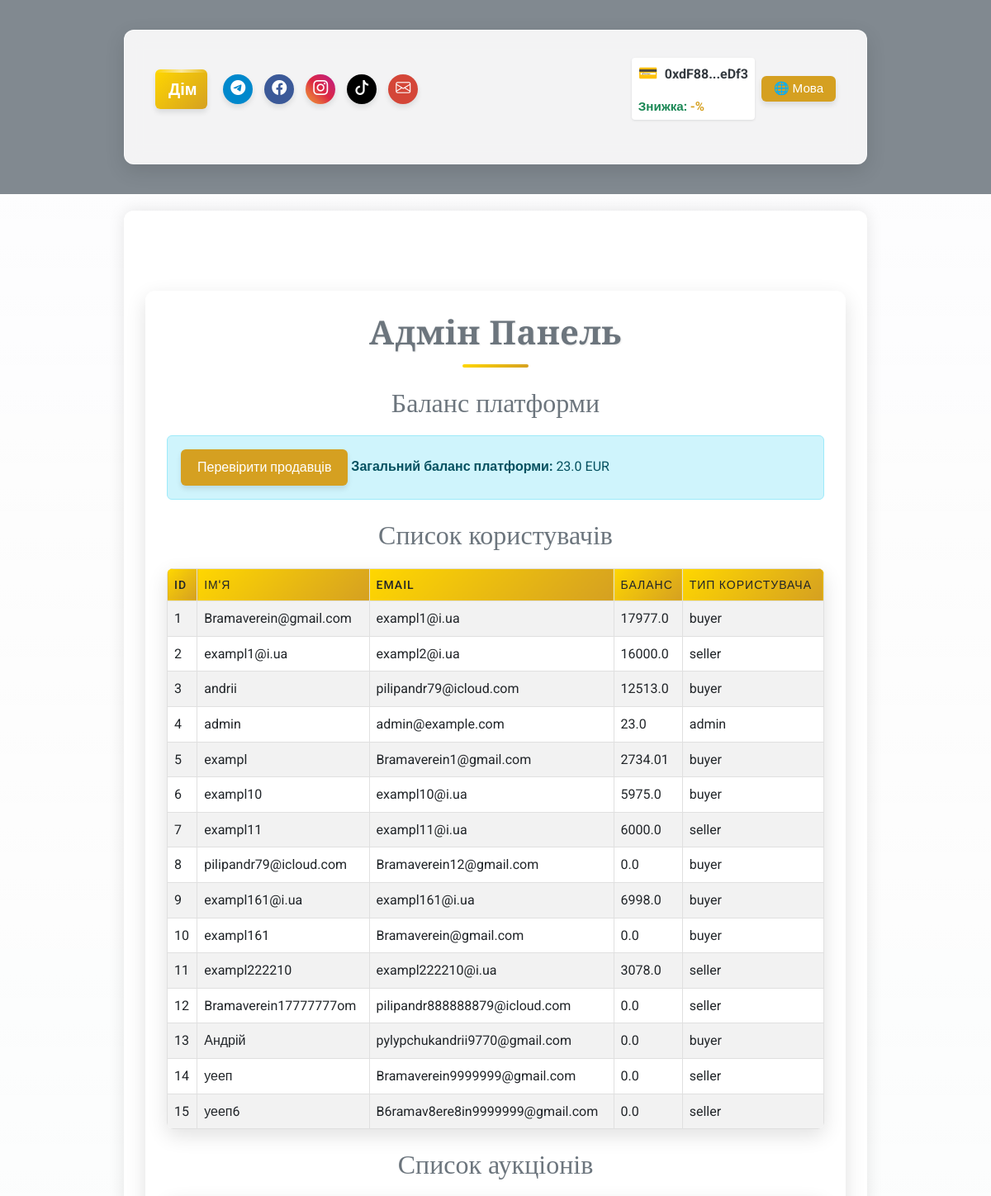
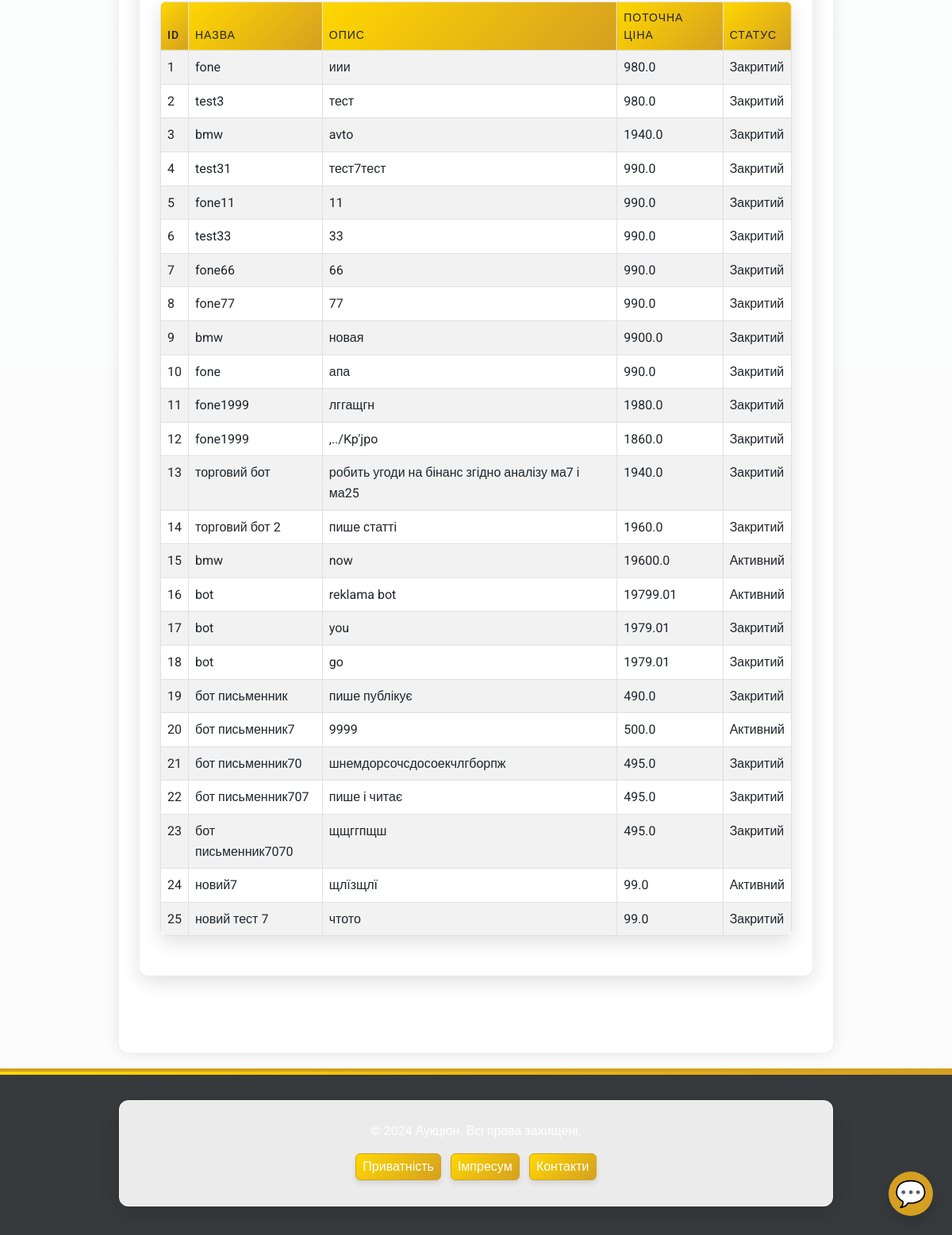
Screenshot of /admin/dashboard (signed in) with the database file from the repository (2 pictures, top to bottom).
### app/models/user.py (models this page shows, shortened)
class User(UserMixin, db.Model):
    __tablename__ = 'users'
    id = db.Column(db.Integer, primary_key=True)
    username = db.Column(db.String(80), nullable=False, unique=True)
    email = db.Column(db.String(120), nullable=False, unique=True)
    password_hash = db.Column(db.String(128), nullable=False)
    balance = db.Column(db.Float, default=0.0)
    platform_balance = db.Column(db.Float, default=0.0)  # Баланс платформи
    user_type = db.Column(db.String(10), nullable=False)  # "buyer", "seller", "admin"
    is_admin = db.Column(db.Boolean, default=False)  # Поле для адміністратора
    wallet_address = db.Column(db.String(42), nullable=True)  # Адреса криптогаманця
    verification_document = db.Column(db.String(255))
    is_verified = db.Column(Boolean, default=False)
    company_name = db.Column(db.String(255))
    tax_id = db.Column(db.String(64))
    language = db.Column(db.String(5), default='ua')  # 'ua', 'en', 'de'
    auctions_created = db.relationship('Auction', foreign_keys='Auction.seller_id', backref='seller', lazy=True)
    auctions_won = db.relationship('Auction', foreign_keys='Auction.winner_id', backref='winner', lazy=True)
    auction_participations = db.relationship('AuctionParticipant', back_populates='user', lazy=True)

### app/models/auction.py (models this page shows, shortened)
class Auction(db.Model):
    __tablename__ = 'auctions'
    id = db.Column(db.Integer, primary_key=True)
    title = db.Column(db.String(255), nullable=False)
    description = db.Column(db.Text, nullable=False)
    starting_price = db.Column(db.Float, nullable=False)
    current_price = db.Column(db.Float, nullable=False)
    seller_id = db.Column(db.Integer, db.ForeignKey('users.id'), nullable=False)
    total_participants = db.Column(db.Integer, default=0, nullable=False)
    is_active = db.Column(db.Boolean, default=True, nullable=False)
    winner_id = db.Column(db.Integer, db.ForeignKey('users.id'), nullable=True)
    total_earnings = db.Column(db.Float, default=0.0, nullable=False)
    created_at = db.Column(db.DateTime, default=db.func.now(), nullable=False)
    updated_at = db.Column(db.DateTime, default=db.func.now(), onupdate=db.func.now(), nullable=False)
    photos = db.Column(JSON, default=list)  # Поле для зберігання шляхів до фото у форматі JSON
    is_confirmed = db.Column(db.Boolean, default=False, nullable=False)  # Чи підтверджено отримання товару
    main_photo_idx = db.Column(db.Integer, default=0)  # Індекс головного фото
    participants = relationship(
        'AuctionParticipant', back_populates='auction', cascade='all, delete-orphan', lazy='dynamic'
    )

### app/routes/admin_routes.py (the view)
@admin_bp.route('/dashboard', methods=['GET'])
@login_required
def admin_dashboard():
    if not current_user.is_admin:
        return "Доступ заборонено", 403
    users = User.query.all()
    auctions = Auction.query.all()
    admin_balance = current_user.balance  # Поточний баланс адміністратора
    return render_template('admin/dashboard.html',
                           users=users,
                           auctions=auctions,
                           admin_balance=admin_balance,
                           lang=session.get('lang', 'ua'),
                           ui_text=ui_text)

### app/utils/i18n_ui.py (called while the page is built)
def ui_text(key, lang):
    return ui_translations.get(key, {}).get(lang, ui_translations.get(key, {}).get('ua', key))

### app/templates/admin/dashboard.html (shortened to what this page needs)
{% extends "base.html" %}
{% block content %}
<div class="container my-5">
    <h1 class="text-center text-secondary">Адмін Панель</h1>
    <section class="my-4">
        <h2 class="text-secondary">Баланс платформи</h2>
        <div class="alert alert-info">
        <a href="{{ url_for('admin.verify_sellers') }}" class="btn btn-outline-info">Перевірити продавців</a>
            <strong>Загальний баланс платформи:</strong> {{ admin_balance }} EUR
        </div>
    </section>
    <section class="my-4">
        <h2 class="text-secondary">Список користувачів</h2>
        <table class="table table-striped">
            <thead>
                <tr>
                    <th>ID</th>
                    <th>Ім'я</th>
                    <th>Email</th>
                    <th>Баланс</th>
                    <th>Тип користувача</th>
                </tr>
            </thead>
            <tbody>
                {% for user in users %}
                <tr>
                    <td>{{ user.id }}</td>
                    <td>{{ user.username }}</td>
                    <td>{{ user.email }}</td>
                    <td>{{ user.balance }}</td>
                    <td>{{ user.user_type }}</td>
                </tr>
                {% endfor %}
            </tbody>
        </table>
    </section>
    <section class="my-4">
        <h2 class="text-secondary">Список аукціонів</h2>
        <table class="table table-striped">
            <thead>
                <tr>
                    <th>ID</th>
                    <th>Назва</th>
                    <th>Опис</th>
                    <th>Поточна ціна</th>
                    <th>Статус</th>
                </tr>
            </thead>
            <tbody>
                {% for auction in auctions %}
                <tr>
                    <td>{{ auction.id }}</td>
                    <td>{{ auction.title }}</td>
                    <td>{{ auction.description }}</td>
                    <td>{{ auction.current_price }}</td>
                    <td>{{ 'Активний' if auction.is_active else 'Закритий' }}</td>
                </tr>
                {% endfor %}
            </tbody>
        </table>
    </section>
</div>
{% endblock %}

### app/templates/base.html (shortened to what this page needs)
<!DOCTYPE html>
<html lang="{{ lang if lang else 'uk' }}">
<head>
    <link href="https://cdn.jsdelivr.net/npm/bootstrap@5.3.0/dist/css/bootstrap.min.css" rel="stylesheet">
    <link rel="stylesheet" href="https://cdn.jsdelivr.net/npm/bootstrap-icons@1.11.1/font/bootstrap-icons.css">
    <link rel="stylesheet" href="{{ url_for('static', filename='css/custom.css') }}?v={{ range(1, 100000) | random }}">
</head>
<body class="bg-light text-dark" style="font-family: 'Roboto', sans-serif;">
    <div class="video-background">
    </div>
    <header class="bg-secondary text-white py-3" style="background-color: rgba(108, 117, 125, 0.85) !important;">
        <div class="container">
            <nav class="navbar navbar-expand-lg navbar-dark">                <div class="container-fluid">                    <a class="navbar-brand fw-bold home-button" href="/">{{ ui_text('home', lang) }}</a>
                    <div class="d-flex align-items-center w-100 justify-content-between header-content">
                        <div class="d-flex gap-2 align-items-center header-social">
                            <a href="https://t.me/your_channel" class="social-button telegram-color" title="{{ ui_text('telegram', lang) }}"
                                target="_blank">
                                <i class="bi bi-telegram"></i>
                            </a>
                            <a href="https://facebook.com/your_page" class="social-button facebook-color" title="{{ ui_text('facebook', lang) }}"
                                target="_blank">
                                <i class="bi bi-facebook"></i>
                            </a>
                            <a href="https://instagram.com/your_page" class="social-button instagram-color" title="{{ ui_text('instagram', lang) }}"
                                target="_blank">
                                <i class="bi bi-instagram"></i>
                            </a>
                            <a href="https://tiktok.com/@your_page" class="social-button tiktok-color" title="{{ ui_text('tiktok', lang) }}"
                                target="_blank">
                                <i class="bi bi-tiktok"></i>
                            </a>
                            <a href="mailto:info@yourdomain.com" class="social-button email-color" title="{{ ui_text('email', lang) }}">
                                <i class="bi bi-envelope"></i>
                            </a>
                        </div>
                        <div class="d-flex align-items-center ms-3 header-controls">
                            {% if current_user.is_authenticated %}
                            {% if current_user.wallet_address %}
                            <div class="wallet-widget">                                <div class="wallet-address-container">
                                    <span class="wallet-icon">&#128179;</span>
                                    <span id="wallet-address-short" title="{{ ui_text('copy_address', lang) }}" data-full-address="{{ current_user.wallet_address }}" class="text-truncate-item">
                                        {{ current_user.wallet_address[:6] }}...{{ current_user.wallet_address[-4:] }}
                                    </span>
                                </div>                                {% if user_discount is not none %}
                                <div class="small text-success fw-bold mt-1 wallet-discount text-truncate-item">
                                    {{ ui_text('token_discount', lang) }}: <span style="color:#d5a021;">-{{ user_discount }}%</span>
                                </div>
                                {% endif %}
                            </div>                            {% else %}                            <button onclick="connectWallet()" class="btn btn-outline-warning btn-sm ms-2 wallet-connect-btn text-truncate-item">
                                {{ ui_text('connect_wallet', lang) }}&nbsp;&#128179;
                            </button>
                            {% endif %}
                            {% endif %}
                                                        <div class="ms-2 language-switcher">
                                <div class="dropdown">
                                    <button class="btn btn-outline-light btn-sm py-1 px-2 dropdown-toggle text-truncate-item" type="button"
                                        id="langDropdown" data-bs-toggle="dropdown" aria-expanded="false">
                                        🌐 {{ ui_text('language', lang) }}
                                    </button>
                                </div>
                            </div>
                        </div>
                    </div>
                </div>
            </nav>
        </div>    </header>    <main class="container py-5" style="background-color: rgba(255, 255, 255, 0.85); border-radius: 12px; box-shadow: 0 0 20px rgba(0, 0, 0, 0.1);">
        {% block content %}{% endblock %}
    </main>    <footer class="bg-dark text-white py-3 mt-auto" style="background-color: rgba(33, 37, 41, 0.9) !important;">        <div class="container text-center">
            <p class="mb-2">&copy; 2024 {{ ui_text('app_name', lang) }}. {{ ui_text('rights_reserved', lang) }}</p>
            <div class="d-flex justify-content-center gap-2 flex-wrap footer-buttons">
                <a href="{{ url_for('main.privacy') }}" class="btn btn-outline-warning btn-sm footer-btn text-truncate-item">{{ ui_text('privacy_policy', lang) }}</a>
                <a href="{{ url_for('main.impressum') }}" class="btn btn-outline-warning btn-sm footer-btn text-truncate-item">{{ ui_text('impressum', lang) }}</a>
                <a href="{{ url_for('main.contacts') }}" class="btn btn-outline-warning btn-sm footer-btn text-truncate-item">{{ ui_text('contacts', lang) }}</a>
            </div>
        </div>
    </footer>
    <div id="assistant-widget">
        <button id="assistant-open-btn" class="btn btn-primary rounded-circle shadow">
            <span aria-label="{{ ui_text('chatbot', lang) }}" title="{{ ui_text('chatbot', lang) }}">💬</span>
        </button>
    </div>
</body>
</html>

### app/templates/base.html (style rules this page uses)
.text-truncate-item { white-space: nowrap; overflow: hidden; text-overflow: ellipsis; max-width: 100%; }
.video-background { position: fixed; top: 0; left: 0; width: 100%; height: 100%; z-index: -2; overflow: hidden; }
.wallet-widget { display: flex; align-items: center; background-color: white; padding: 0.25rem 0.5rem; border-radius: 0.25rem; box-shadow: 0 1px 3px rgba(0, 0, 0, 0.1); gap: 8px; flex-direction: column; align-items: flex-start; max-width: 100%; }
.wallet-address-container { display: flex; align-items: center; gap: 8px; max-width: 100%; overflow: hidden; }
.wallet-icon { font-size: 1.2em; color: #28a745; }
#wallet-address-short { text-overflow: ellipsis; overflow: hidden; white-space: nowrap; cursor: pointer; font-weight: bold; color: #343a40; }
.wallet-discount { font-size: 0.95em; max-width: 100%; }
.language-switcher button { font-size: 0.95em; min-width: 90px; }
.footer-btn { min-width: 85px; text-overflow: ellipsis; overflow: hidden; white-space: nowrap; padding: 4px 8px; margin: 2px; }
#assistant-widget { position: fixed; bottom: 24px; right: 24px; z-index: 9999; }
#assistant-open-btn { width: 56px; height: 56px; font-size: 2em; display: flex; align-items: center; justify-content: center; }

### rows the page displays
User: wallet_address "0xdF88", wallet_address "eDf3", balance "23.0", id "4", username "admin", email "admin@example.com", user_type "admin"
User: id "1", username "Bramaverein@gmail.com", email "exampl1@i.ua", balance "17977.0", user_type "buyer"
User: id "2", username "exampl1@i.ua", email "exampl2@i.ua", balance "16000.0", user_type "seller"
User: id "3", username "andrii", email "pilipandr79@icloud.com", balance "12513.0", user_type "buyer"
User: id "5", username "exampl", email "Bramaverein1@gmail.com", balance "2734.01", user_type "buyer"
User: id "6", username "exampl10", email "exampl10@i.ua", balance "5975.0", user_type "buyer"
User: id "7", username "exampl11", email "exampl11@i.ua", balance "6000.0", user_type "seller"
User: id "8", username "pilipandr79@icloud.com", email "Bramaverein12@gmail.com", balance "0.0", user_type "buyer"
User: id "9", username "exampl161@i.ua", email "exampl161@i.ua", balance "6998.0", user_type "buyer"
User: id "10", username "exampl161", email "Bramaverein@gmail.com", balance "0.0", user_type "buyer"
User: id "11", username "exampl222210", email "exampl222210@i.ua", balance "3078.0", user_type "seller"
User: id "12", username "Bramaverein17777777om", email "pilipandr888888879@icloud.com", balance "0.0", user_type "seller"
User: id "13", username "Андрій", email "pylypchukandrii9770@gmail.com", balance "0.0", user_type "buyer"
User: id "14", username "уееп", email "Bramaverein9999999@gmail.com", balance "0.0", user_type "seller"
User: id "15", username "уееп6", email "B6ramav8ere8in9999999@gmail.com", balance "0.0", user_type "seller"
Auction: id "1", title "fone", description "иии", current_price "980.0", is_active "Закритий"
Auction: id "2", title "test3", description "тест", current_price "980.0", is_active "Закритий"
Auction: id "3", title "bmw", description "avto", current_price "1940.0", is_active "Закритий"
Auction: id "4", title "test31", description "тест7тест", current_price "990.0", is_active "Закритий"
Auction: id "5", title "fone11", description "11", current_price "990.0", is_active "Закритий"
Auction: id "6", title "test33", description "33", current_price "990.0", is_active "Закритий"
Auction: id "7", title "fone66", description "66", current_price "990.0", is_active "Закритий"
Auction: id "8", title "fone77", description "77", current_price "990.0", is_active "Закритий"
Auction: id "9", title "bmw", description "новая", current_price "9900.0", is_active "Закритий"
Auction: id "10", title "fone", description "апа", current_price "990.0", is_active "Закритий"
Auction: id "11", title "fone1999", description "лггащгн", current_price "1980.0", is_active "Закритий"
Auction: id "12", title "fone1999", description ",../Kp'jpo", current_price "1860.0", is_active "Закритий"
Auction: id "13", title "торговий бот", description "робить угоди на бінанс згідно аналізу ма7 і ма25", current_price "1940.0", is_active "Закритий"
Auction: id "14", title "торговий бот 2", description "пише статті", current_price "1960.0", is_active "Закритий"
Auction: id "15", title "bmw", description "now", current_price "19600.0", is_active "Активний"
Auction: id "16", title "bot", description "reklama bot", current_price "19799.01", is_active "Активний"
Auction: id "17", title "bot", description "you", current_price "1979.01", is_active "Закритий"
Auction: id "18", title "bot", description "go", current_price "1979.01", is_active "Закритий"
Auction: id "19", title "бот письменник", description "пише публікує", current_price "490.0", is_active "Закритий"
Auction: id "20", title "бот письменник7", description "9999", current_price "500.0", is_active "Активний"
Auction: id "21", title "бот письменник70", description "шнемдорсочсдосоекчлгборпж", current_price "495.0", is_active "Закритий"
Auction: id "22", title "бот письменник707", description "пише і читає", current_price "495.0", is_active "Закритий"
Auction: id "23", title "бот письменник7070", description "щщггпщш", current_price "495.0", is_active "Закритий"
Auction: id "24", title "новий7", description "щлїзщлї", current_price "99.0", is_active "Активний"
Auction: id "25", title "новий тест 7", description "чтото", current_price "99.0", is_active "Закритий"

### other values shown
{{ ui_text('home', lang) }} "Дім"
{{ ui_text('token_discount', lang) }} "Знижка"
{{ ui_text('language', lang) }} "Мова"
{{ ui_text('app_name', lang) }} "Аукціон"
{{ ui_text('rights_reserved', lang) }} "Всі права захищені."
{{ ui_text('privacy_policy', lang) }} "Приватність"
{{ ui_text('impressum', lang) }} "Імпресум"
{{ ui_text('contacts', lang) }} "Контакти"
